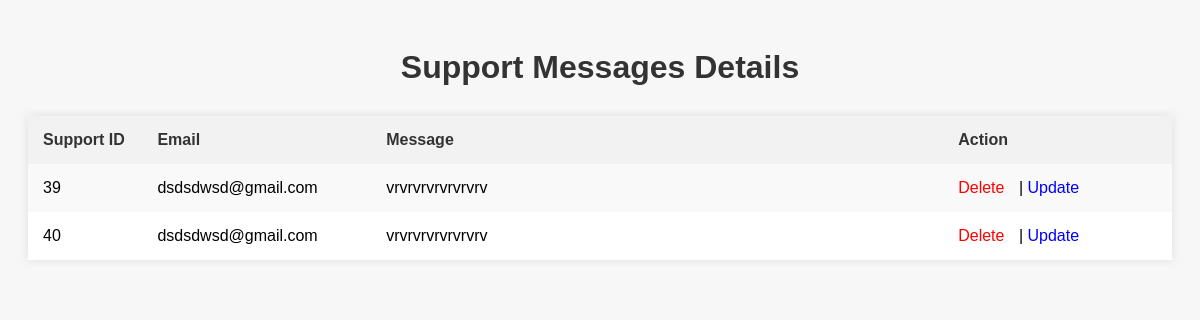
Screenshot of /display.php with the database file from the repository.
### tables this page shows
CREATE TABLE `support` (
  `supportId` int(12) NOT NULL,
  `supEmail` varchar(50) NOT NULL,
  `supMsg` varchar(500) NOT NULL
);

### display.php (the view, shortened to what this page needs)
<?php
    require "config.php";
?>
<!DOCTYPE html>
<html lang="en" dir="ltr">
<head>
    <link rel="stylesheet" href="display.css">
    <link rel="stylesheet" href="https://cdnjs.cloudflare.com/ajax/libs/font-awesome/5.15.2/css/all.min.css"/>
</head>
<body>
    <h1>Support Messages Details</h1>
    <table>
        <tr>
            <th class="support-id">Support ID</th>
            <th class="email">Email</th>
            <th class="message">Message</th>
            <th class="action">Action</th>
        </tr>
        <?php
            $sql = "SELECT * FROM support";
            $result = $conn->query($sql);
            if ($result->num_rows > 0) {
                while ($row = $result->fetch_assoc()) {
                    $supportId = $row['supportId'];
                    $supportEmail = $row['supEmail'];
                    $supportMsg = $row['supMsg'];
                    echo "<tr>";
                    echo "<td class='support-id'>$supportId</td>";
                    echo "<td class='email'>$supportEmail</td>";
                    echo "<td class='message'>$supportMsg</td>";
                    echo "<td class='action'><a href='delete.php?id=$supportId' onclick='deleteNow()' class='delete-link'>Delete</a> | <a href='update.php?id=$supportId' class='update-link'>Update</a></td>";
                    echo "</tr>";
                }
            } else {
                echo "<tr><td colspan='4'>No support messages found</td></tr>";
            }
        ?>
    </table>
</body>
</html>

### display.css (style rules this page uses)
body { font-family: Arial, sans-serif; background-color: #f7f7f7; padding: 20px; }
h1 { text-align: center; color: #333; margin-bottom: 30px; }
table { width: 100%; border-collapse: collapse; background-color: #fff; box-shadow: 0 0 10px rgba(0, 0, 0, 0.1); }
th, td { padding: 15px; text-align: left; }
th { background-color: #f2f2f2; color: #333; }
tr:nth-child(even) { background-color: #f9f9f9; }
.support-id { width: 10%; }
.email { width: 20%; }
.message { width: 50%; }
.action { width: 20%; }
.action a { color: #333; text-decoration: none; margin-right: 10px; }
a.delete-link { color: red; }
a.update-link { color: blue; }

### rows the page displays
support: supportId "39", supEmail "dsdsdwsd@gmail.com", supMsg "vrvrvrvrvrvrvrv"
support: supportId "40", supEmail "dsdsdwsd@gmail.com", supMsg "vrvrvrvrvrvrvrv"
